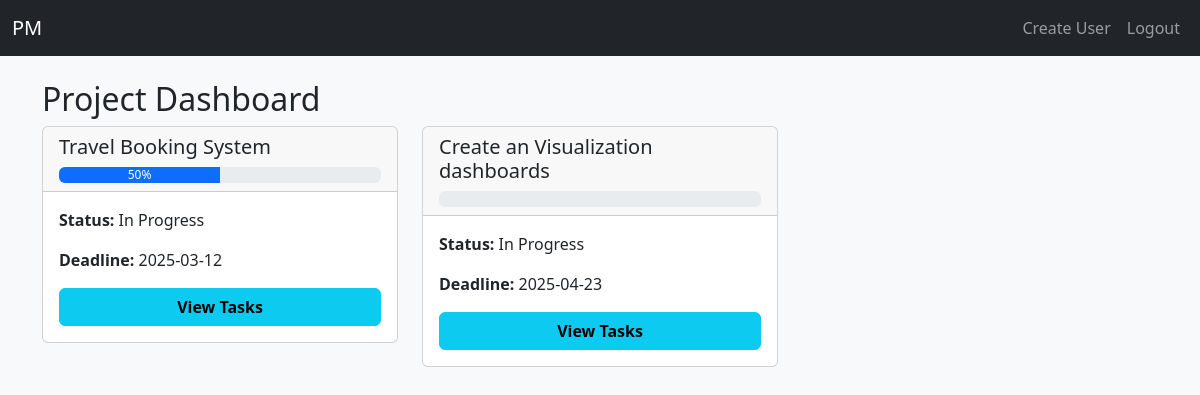
Screenshot of /projects/dashboard (signed in) with the database file from the repository.
### app/models.py (models this page shows)
class Project(db.Model):
    __tablename__ = 'projects'
    id = db.Column(db.Integer, primary_key=True)
    name = db.Column(db.String(150), nullable=False)
    description = db.Column(db.Text)
    deadline = db.Column(db.Date)
    status = db.Column(db.String(50), default='Not Started')  # Not Started, In Progress, Completed
    manager_id = db.Column(db.Integer, db.ForeignKey('users.id'))
    manager = db.relationship('User', backref='managed_projects')
    members = db.relationship('User', secondary='project_members', backref='projects')

### app/project/routes.py (the view)
@project.route('/dashboard')
@login_required
def project_dashboard():
    if current_user.role == 'admin':
        projects = Project.query.all()
    elif current_user.role == 'project_manager':
        projects = Project.query.filter_by(manager_id=current_user.id).all()
    else:
        projects = current_user.projects
    project_data = []
    for project in projects:
        total_tasks = len(project.tasks)
        completed_tasks = len([task for task in project.tasks if task.status.lower() == 'completed'])
        percent_complete = int((completed_tasks / total_tasks) * 100) if total_tasks > 0 else 0
        project_data.append({
            'project': project,
            'percent_complete': percent_complete
        })
    return render_template('project/dashboard_project.html', projects=project_data)

### app/templates/project/dashboard_project.html (shortened to what this page needs)
{% extends 'layout.html' %}
{% block content %}
<h2>Project Dashboard</h2>
<div class="row">
    {% for project in projects %}
        <div class="col-md-4 mb-4">
            <div class="card">
                <div class="card-header">
                    <h5 class="card-title">{{ project.project.name }}</h5>
                    <div class="progress">
                        <div class="progress-bar" role="progressbar" style="width: {{ project.percent_complete }}%;" aria-valuenow="{{ project.percent_complete }}" aria-valuemin="0" aria-valuemax="100">
                            {{ project.percent_complete }}%
                        </div>
                    </div>
                </div>
                <div class="card-body">
                    <p><strong>Status:</strong> {{ project.project.status }}</p>
                    <p><strong>Deadline:</strong> {{ project.project.deadline.strftime('%Y-%m-%d') if project.project.deadline else "N/A" }}</p>
                    <button class="btn btn-info w-100" type="button" data-bs-toggle="collapse" data-bs-target="#tasks-{{ project.project.id }}" aria-expanded="false" aria-controls="tasks-{{ project.project.id }}">
                        View Tasks
                    </button>
                </div>
            </div>
        </div>
    {% endfor %}
</div>
{% endblock %}

### app/templates/project/dashboard_project.html (style rules this page uses)
.btn-info { font-weight: bold; }

### rows the page displays
Project: project.name "Travel Booking System", project.status "In Progress", project.deadline "2025-03-12"
Project: project.name "Create an Visualization dashboards", project.status "In Progress", project.deadline "2025-04-23"

### other values shown
{{ project.percent_complete }} "50"
